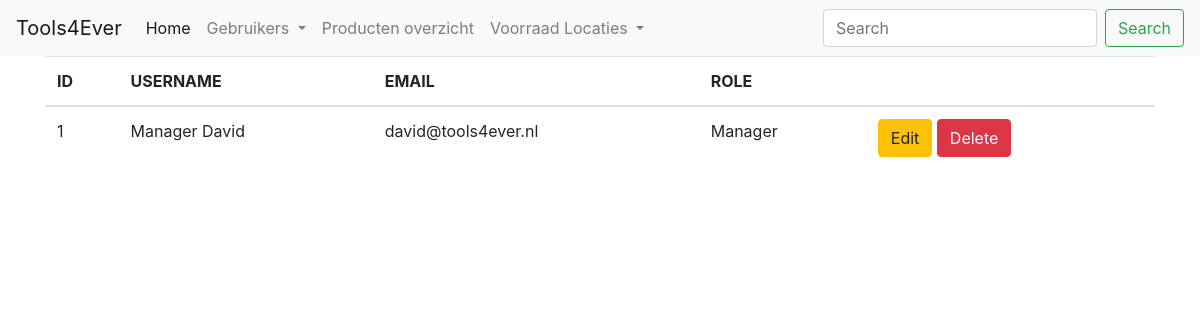
/users_index.php?role=2, run on the app's committed database.
### tables this page shows
CREATE TABLE `users` (
  `id` int(11) NOT NULL,
  `firstname` varchar(191) NOT NULL,
  `lastname` varchar(191) NOT NULL,
  `username` varchar(191) NOT NULL,
  `email` varchar(191) NOT NULL,
  `password` varchar(191) NOT NULL,
  `role` int(11) NOT NULL
);

### users_index.php (the view)
<?php
require 'database.php';
$sql = "SELECT * FROM users";
$statement = $db_conn->prepare($sql);
$statement->execute();
$database_gegevens = $statement->fetchAll(PDO::FETCH_ASSOC);
if (isset($_GET['role'])) {
    $role = $_GET['role'];
    $sql = "SELECT * FROM users WHERE role = :ph_role";
    $statement = $db_conn->prepare($sql);
    $statement->bindParam(":ph_role", $role);
    $statement->execute();
    $database_gegevens = $statement->fetchAll(PDO::FETCH_ASSOC);
}
?>
<?php include 'header.php'; ?>
<div class="container">
    <table class="table">
        <thead>
            <tr>
                <th>ID</th>
                <th>USERNAME</th>
                <th>EMAIL</th>
                <th>ROLE</th>
                <th>&nbsp;</th>
            </tr>
        </thead>
        <tbody>
            <?php foreach ($database_gegevens as $key => $user_row) : ?>
                <tr>
                    <td>
                        <?php echo $user_row['id']; ?>
                    </td>
                    <td>
                        <?php echo $user_row['username']; ?>
                    </td>
                    <td>
                        <?php echo $user_row['email']; ?>
                    </td>
                    <td>
                        <?php
                        $roles = ['', 'Admin', 'Manager', 'Medewerker'];
                        echo $roles[$user_row['role']]; ?>
                    </td>
                    <td>
                        <a class="btn btn-warning" href="users_update.php?user_id=<?php echo $user_row['id']; ?>">Edit</a>
                        <a class="btn btn-danger" href="users_delete.php?user_id=<?php echo $user_row['id']; ?>">Delete</a>
                    </td>
                </tr>
            <?php endforeach ?>
        </tbody>
    </table>
</div>
<?php include 'footer.php'; ?>

### data on the page
users: id "1", username "Manager David", email "david@tools4ever.nl", role "Manager"
